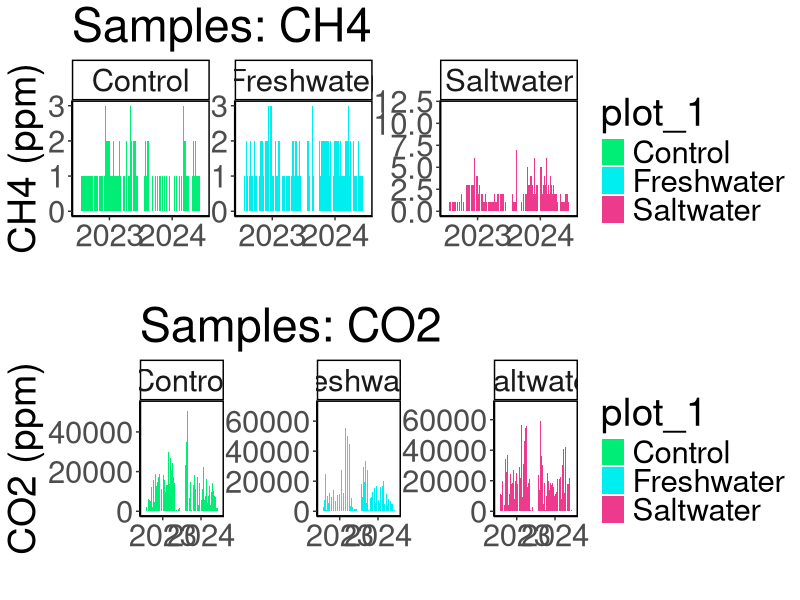
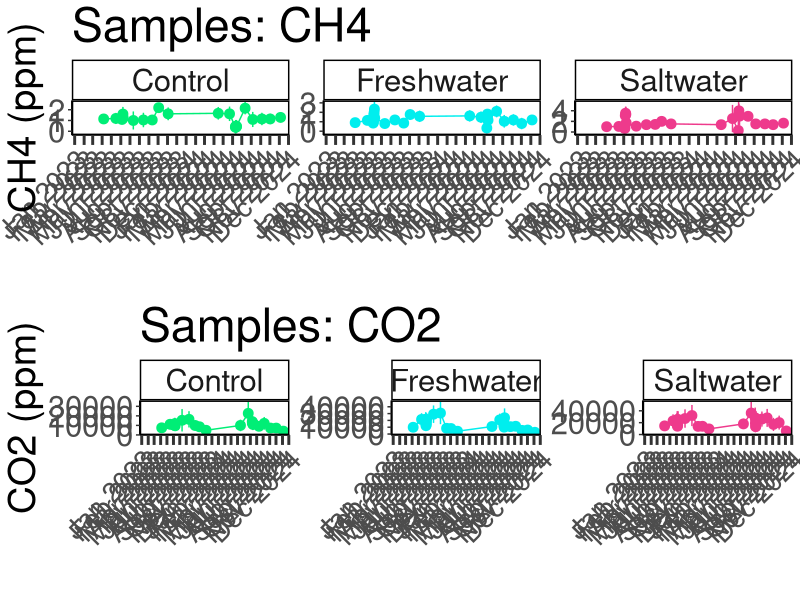
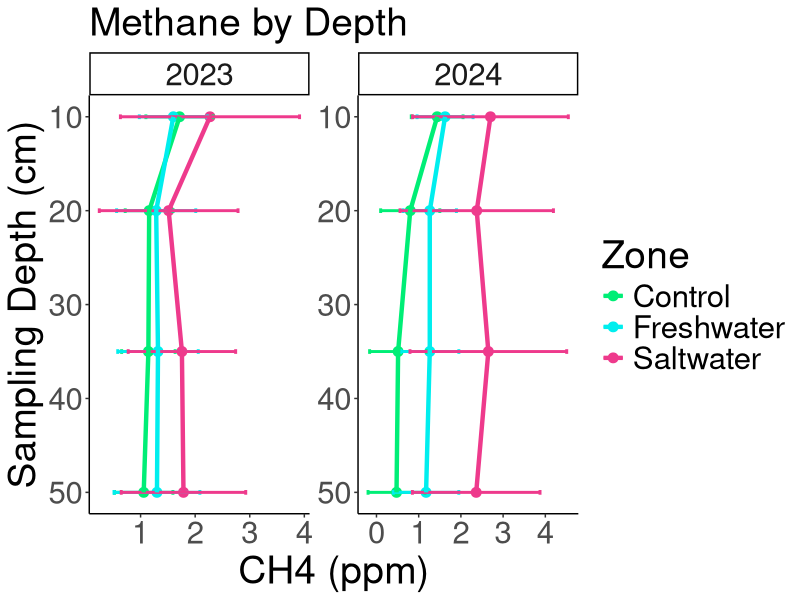
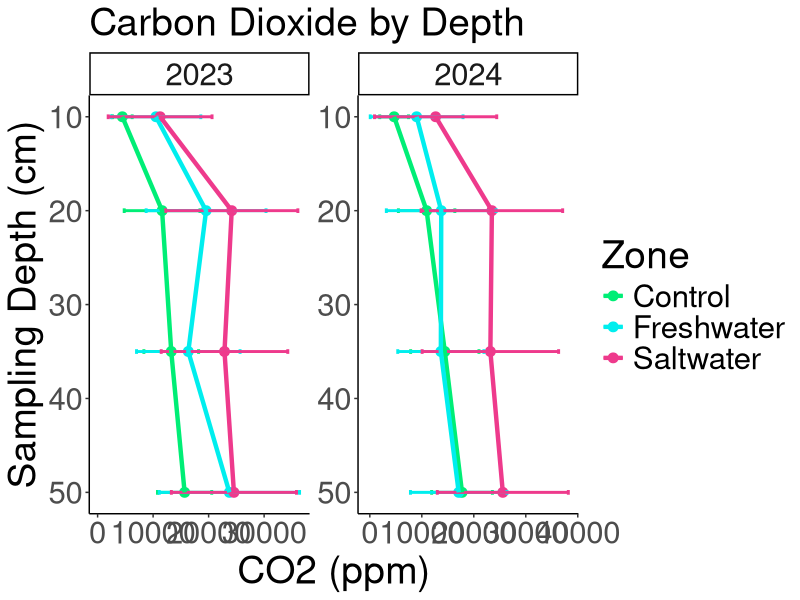
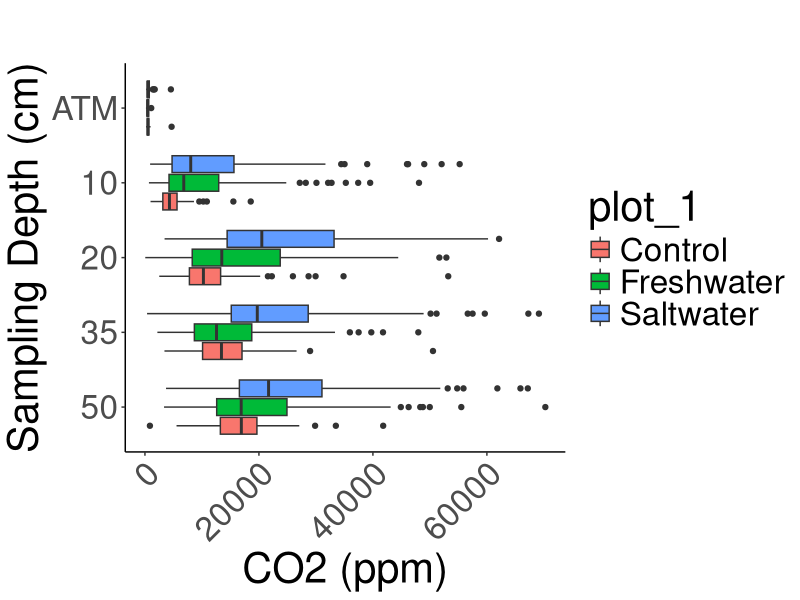
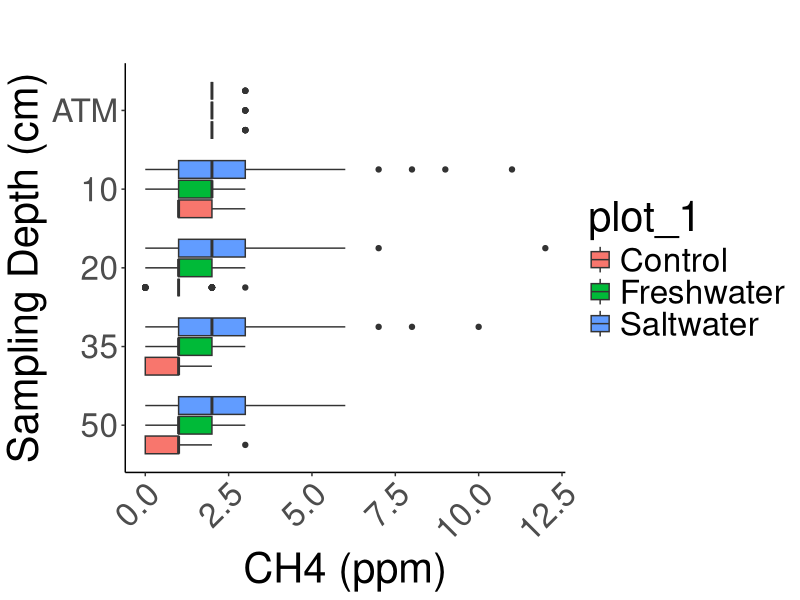
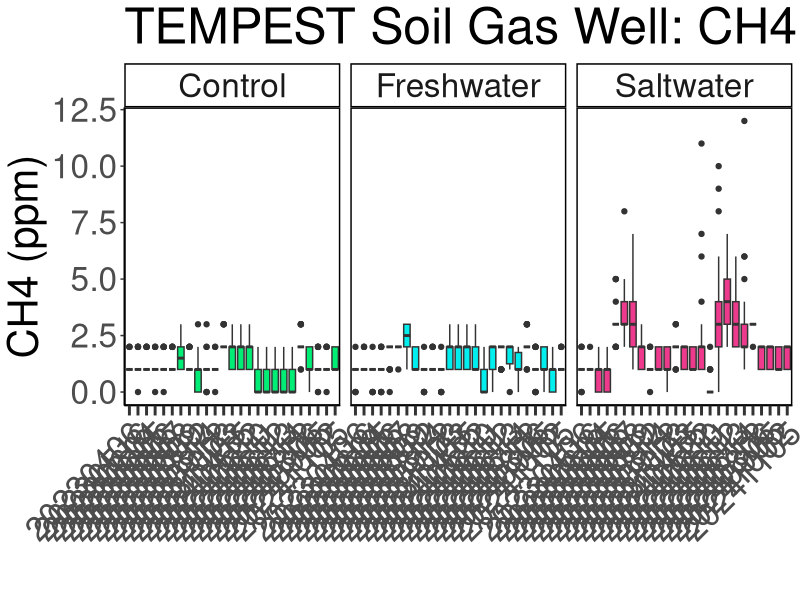
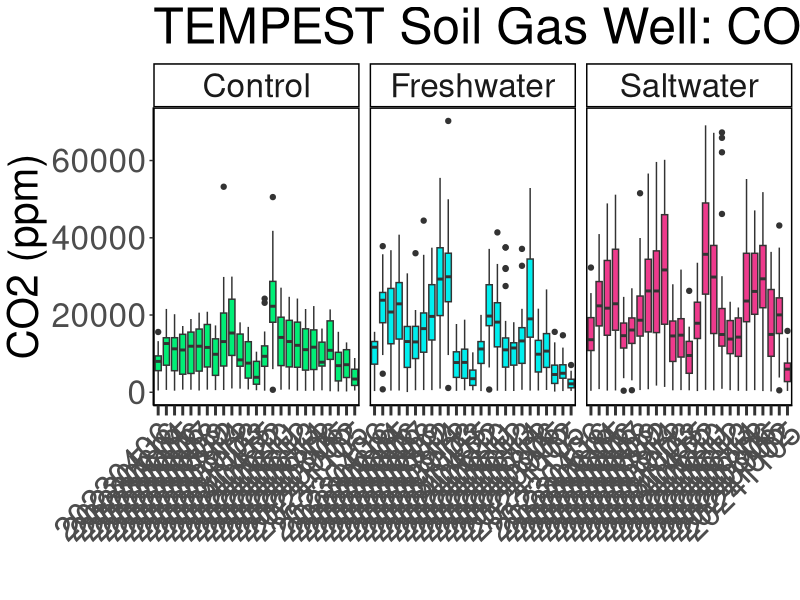

Recreate these plots in R, in order.
## ---- chunk 1
library(dplyr)
library(ggplot2)
library(ggpubr)
library(stringr)
library(readxl)
library(tidyr)
library(tibble)
library(openxlsx)
library(knitr)
## ---- chunk 2

#read in 2023 SGAS Data:
dat23 <- read.csv("TEMPEST_SGW_2023_Data/COMPASS_TEMPEST_SGAS_2023.csv", colClasses = "character")
# head(dat23)
colnames(dat23)

#read in 2024 SGAS Data:
dat24 <- read.csv("TEMPEST_SGW_2024_Data/COMPASS_TEMPEST_SGAS_2024.csv", colClasses = "character")
# head(dat24)
colnames(dat24)

all_dat <- bind_rows(dat23, dat24)

##Clean data
all_dat1 <- all_dat %>% 
  filter(is.na(qaqc_flag)) %>% #Remove samples flagged for unusually high values 
  select(-X) %>% #Select only required columns
  mutate(across(18:21, ~as.numeric(as.character(.)))) %>%
  mutate(across(where(is.numeric), round, digits = 0)) %>% #Can change this depending on what the machine output is  
  filter(Sample_Plot != "Transition") %>% ##Remove GCW TR samples
  mutate(Sample_Plot = ifelse(Sample_Plot == "Seawater", "Saltwater", Sample_Plot))

## ---- chunk 3

# #pull the column names from the all_dat1 dataframe and create a new dataframe with them 
# metadat <- data.frame(Column_Names = colnames(all_dat1))
# metadat
# 
# metadat$Description <- ""
# metadat$Units <- ""
# metadat$Instrument_ifapplicable <- ""
# 
# #add information about each line: 
# 
# metadat$Description <- c("Project name", 
#                          "Region samples originated from: CB = Chesapeake Bay",
#                          "Sample identifier used in laboratory and field", 
#                          "Year (YYYY) of sample collection", 
#                          "Month (#) of sample collection",
#                          "Day (#) of sample collection",
#                          "Time (HH:MM) of sample collection",
#                          "Time Zone of sample collection",
#                          "Name of sampling transect location (GCW, SWH, MSM, GWI), see dataset locations for coordinates", 
#                          "Zone within space-for-time transect (UP=Upland, SWAMP=Swamp, TR=Transition, WC=Wetland Control, SW=Surface Water)",
#                          "Lysimeter or sample replicate id (A-C)", 
#                          "Depth in centimeters from which water sample was taken", 
#                          "Sulfate concentration in ppm", 
#                          "Sulfate concentration in ppm", 
#                          "Sulfate concentration flag base on standard curve (bdl=below detection limit (0), adl=above detection limit (highest   
#                          standard), Within_Range=within detection range)", 
#                          "Sulfate QAQC Flags generated during checks of standards, blanks, dups, and spks",
#                          "Chloride concentration in ppm", 
#                          "Chloride concentration in ppm", 
#                          "Chloride concentration flag base on standard curve (bdl=below detection limit (0), adl=above detection limit (highest   
#                          standard), Within_Range=within detection range)", 
#                          "Chloride QAQC Flags generated during checks of standards, blanks, dups, and spks", 
#                          "Salinity calculated using the Knudsen equation: Salinity=((1.807*(Chloride ppm)+0.026)/1000", 
#                          "The date that samples were run on the Dionex IC", 
#                          "Any notes generated during QAQC", 
#                          "Notes generated during field sample collection")
# 
# metadat$Units <-       c("NA", 
#                          "NA",
#                          "NA", 
#                          "NA",
#                          "NA",
#                          "NA", 
#                          "NA",
#                          "NA", 
#                          "NA", 
#                          "NA",
#                          "NA", 
#                          "cm",
#                          "ppm", 
#                          "ppm", 
#                          "NA", 
#                          "NA", 
#                          "ppm", 
#                          "ppm", 
#                          "NA", 
#                          "NA", 
#                          "ppt", 
#                          "NA", 
#                          "NA",
#                          "NA")
# 
# metadat$Instrument_ifapplicable <-  
#   
#                        c("NA", 
#                          "NA",
#                          "NA", 
#                          "NA",
#                          "NA",
#                          "NA", 
#                          "NA",
#                          "NA", 
#                          "NA", 
#                          "NA",
#                          "NA", 
#                          "NA",
#                          "Dionex Integrion HPIC (Thermo Fisher)", 
#                          "Dionex Integrion HPIC (Thermo Fisher)", 
#                          "NA", 
#                          "NA", 
#                          "Dionex Integrion HPIC (Thermo Fisher)", 
#                          "Dionex Integrion HPIC (Thermo Fisher)", 
#                          "NA", 
#                          "NA", 
#                          "NA", 
#                          "NA", 
#                          "NA",
#                          "NA")


## ---- chunk 4

#write out a csv of all the data to the main folder: 
write.csv(all_dat1, "COMPASS_TEMPEST_SGAS_AllData.csv", row.names = FALSE)


# #write out a csv of the metadata associated with the data: 
# write.csv(metadat, "COMPASS_TEMPEST_SGAS_Metadata.csv")

## ---- chunk 5

data_plotting <- all_dat1 %>% 
  mutate(plot_1 = factor(Sample_Plot, levels = c("Control", "Freshwater", "Saltwater")))

#Plot data and change colors based on Zone:
viz_ch4_plot <- ggplot(data_plotting, aes(x = as.character(Sample_Year), y = CH4_Conc_ppm_dilcorr, fill = plot_1)) +
  geom_bar(stat = "identity", position = position_dodge2(preserve = "total")) +
  facet_wrap( ~ plot_1, scales="free", nrow = 1) +
  scale_fill_manual(values = c(
    "Control" = "springgreen2",
    "Freshwater" = "cyan2",
    "Saltwater" = "violetred2"
  )) +
  theme_classic() +
  labs(x = " ", y = "CH4 (ppm)", title = "Samples: CH4") +
  theme(
    panel.spacing = unit(.05, "lines"), 
    panel.border = element_rect(color = "black", fill = NA, linewidth = 1)) + 
  theme(text = element_text(size = 28))

# viz_ch4_plot


viz_co2_plot <-  ggplot(data_plotting, aes(x = as.character(Sample_Year), y = CO2_Conc_ppm_dilcorr, fill = plot_1)) +
  geom_bar(stat = "identity", position = position_dodge2(preserve = "total")) +
  facet_wrap( ~ plot_1, scales="free", nrow = 1) +
  scale_fill_manual(values = c(
    "Control" = "springgreen2",
    "Freshwater" = "cyan2",
    "Saltwater" = "violetred2"
  )) +
  theme_classic() +
  labs(x = " ", y = "CO2 (ppm)", title = "Samples: CO2") +
  theme(
    panel.spacing = unit(.05, "lines"), 
    panel.border = element_rect(color = "black", fill = NA, linewidth = 1))+ 
  theme(text = element_text(size = 28))

# viz_co2_plot

ggarrange(viz_ch4_plot, viz_co2_plot, nrow=2, ncol=1)


## ---- chunk 6

##Make Date Column
data_plotting$Date <- as.Date(paste(data_plotting$Sample_Year, data_plotting$Sample_Month, data_plotting$Sample_Day, sep = "-"), format = "%Y-%B-%d")

##Summarize SGAS by Date, Site, and Zone
SGAS_avg <- data_plotting %>%
  group_by(Date, plot_1) %>%
   dplyr::summarize(mean_ch4 = mean(CH4_Conc_ppm_dilcorr, na.rm=TRUE), 
            sd_ch4 = sd(CH4_Conc_ppm_dilcorr, na.rm=TRUE), 
            mean_co2 = mean(CO2_Conc_ppm_dilcorr, na.rm=TRUE), 
            sd_co2 = sd(CO2_Conc_ppm_dilcorr, na.rm=TRUE))

# Define the specific date breaks you want to display
# specific_breaks <- as.Date(c("2023-01-01", "2024-01-01", "2025-01-01"))

viz_ch4_plot_avgs <- ggplot(SGAS_avg, aes(x = Date, y = mean_ch4, color = plot_1)) +
  geom_point(size = 3) + 
  geom_errorbar(aes(ymin = mean_ch4 - sd_ch4, ymax = mean_ch4 + sd_ch4), width = 0.2) + 
  geom_line() + 
  facet_wrap( ~ plot_1, scales="free_y", nrow = 1) +
  scale_color_manual(values = c(
    "Control" = "springgreen2",
    "Freshwater" = "cyan2",
    "Saltwater" = "violetred2"
  )) +
  theme_classic() +
  labs(x = " ", y = "CH4 (ppm)", title = "Samples: CH4") +
  theme(
    panel.spacing = unit(0.5, "lines"), 
    panel.border = element_rect(color = "black", fill = NA, linewidth = 1)) +
  # theme(axis.text.x = element_text(angle = 90, hjust = 0.5))+ 
  theme(text = element_text(size = 28))+
  scale_x_date(date_breaks = "1 month", date_labels = "%b %Y", expand = expansion(mult = c(0.18, 0.05)))+
  theme(axis.ticks.x = element_line(linewidth = 1))+
  theme(axis.ticks.length.x = unit(0.25, "cm")) + 
  theme(axis.text.x = element_text(angle = 45, hjust = 1))+ 
  theme(legend.position = "none")+ 
  theme(axis.text.x = element_text(size = 20))

# viz_ch4_plot_avgs


viz_co2_plot_avgs <- ggplot(SGAS_avg, aes(x = Date, y = mean_co2, color = plot_1)) +
  geom_point(size = 3) + 
  geom_errorbar(aes(ymin = mean_co2 - sd_co2, ymax = mean_co2 + sd_co2), width = 0.2) + 
  geom_line() + 
  facet_wrap( ~ plot_1, scales="free_y", nrow = 1) +
  scale_color_manual(values = c(
    "Control" = "springgreen2",
    "Freshwater" = "cyan2",
    "Saltwater" = "violetred2"
  )) +
  theme_classic() +
  labs(x = " ", y = "CO2 (ppm)", title = "Samples: CO2") +
  theme(
    panel.spacing = unit(0.5, "lines"), 
    panel.border = element_rect(color = "black", fill = NA, linewidth = 1)) +
  # theme(axis.text.x = element_text(angle = 90, hjust = 0.5))+ 
  theme(text = element_text(size = 28))+
  scale_x_date(date_breaks = "1 month", date_labels = "%b %Y", expand = expansion(mult = c(0.18, 0.05)))+
  theme(axis.ticks.x = element_line(linewidth = 1))+
  theme(axis.ticks.length.x = unit(0.25, "cm")) + 
  theme(axis.text.x = element_text(angle = 45, hjust = 1))+ 
  theme(legend.position = "none")+ 
  theme(axis.text.x = element_text(size = 20))

# viz_co2_plot_avgs

ggarrange(viz_ch4_plot_avgs, viz_co2_plot_avgs, nrow=2, ncol=1)

## ---- chunk 7

##Remove SW and calculate average and sd for each depth
SGAS_avg_depth <- data_plotting %>%
  group_by(plot_1, Sample_Depth, Sample_Year) %>%
   dplyr::summarize(mean_ch4 = mean(CH4_Conc_ppm_dilcorr, na.rm=TRUE), 
            sd_ch4 = sd(CH4_Conc_ppm_dilcorr, na.rm=TRUE), 
            mean_co2 = mean(CO2_Conc_ppm_dilcorr, na.rm=TRUE), 
            sd_co2 = sd(CO2_Conc_ppm_dilcorr, na.rm=TRUE))

viz_ch4_plot_depth <- ggplot(SGAS_avg_depth, aes(x = as.numeric(Sample_Depth), y = mean_ch4, color = plot_1)) +
  geom_point(size = 3) + 
  geom_errorbar(aes(ymin = mean_ch4 - sd_ch4, ymax = mean_ch4 + sd_ch4), width = 0.5, size = 1) + 
  geom_line(size = 1.5) + 
  facet_wrap( ~ Sample_Year, scales="free", nrow = 1) + 
  scale_color_manual(values = c(
    "Control" = "springgreen2",
    "Freshwater" = "cyan2",
    "Saltwater" = "violetred2"
  )) +
  theme_classic() +
  labs(x = "Sampling Depth (cm)", y = "CH4 (ppm)", title = "Methane by Depth") +
  theme(text = element_text(size = 28)) + 
  theme(plot.title = element_text(size = 28)) + 
  coord_flip() + 
  scale_x_continuous(trans = "reverse") + 
  labs(color = "Zone") 

viz_ch4_plot_depth

viz_co2_plot_depth <- ggplot(SGAS_avg_depth, aes(x = as.numeric(Sample_Depth), y = mean_co2, color = plot_1)) +
  geom_point(size = 3) + 
  geom_errorbar(aes(ymin = mean_co2 - sd_co2, ymax = mean_co2 + sd_co2), width = 0.5, size = 1) + 
  geom_line(size = 1.5) + 
  facet_wrap( ~ Sample_Year, scales="free", nrow = 1) + 
  scale_color_manual(values = c(
    "Control" = "springgreen2",
    "Freshwater" = "cyan2",
    "Saltwater" = "violetred2"
  )) +
  theme_classic() +
  labs(x = "Sampling Depth (cm)", y = "CO2 (ppm)", title = "Carbon Dioxide by Depth") +
  theme(text = element_text(size = 28)) + 
  theme(plot.title = element_text(size = 28)) + 
  coord_flip() + 
  scale_x_continuous(trans = "reverse") + 
  labs(color = "Zone") 

viz_co2_plot_depth

## ---- chunk 8

##Remove SW
data_plotting_depth <- data_plotting %>%
  mutate(Sample_Depth = factor(Sample_Depth, levels = c("50", "35", "20", "10", "ATM")))


#Plot data and change colors based on Zone:
viz_co2_depth <-  ggplot(data_plotting_depth, aes(x = Sample_Depth, y = CO2_Conc_ppm_dilcorr, fill = plot_1)) +
  geom_boxplot() +
  # facet_wrap( ~ plot_1, scales="free", nrow = 1) +
  scale_color_manual(values = c(
    "Control" = "springgreen2",
    "Freshwater" = "cyan2",
    "Saltwater" = "violetred2"
  )) +
  theme_classic() +
  labs(x = "Sampling Depth (cm)", y = "CO2 (ppm)", title = "") + 
  theme(text = element_text(size = 30))+ 
  theme(axis.text.x = element_text(angle = 45, vjust = 1, hjust = 1))+ 
  coord_flip() 

viz_co2_depth

#Plot data and change colors based on Zone:
viz_ch4_depth <-  ggplot(data_plotting_depth, aes(x = Sample_Depth, y = CH4_Conc_ppm_dilcorr, fill = plot_1)) +
  geom_boxplot() +
  # facet_wrap( ~ plot_1, scales="free", nrow = 1) +
  scale_color_manual(values = c(
    "Control" = "springgreen2",
    "Freshwater" = "cyan2",
    "Saltwater" = "violetred2"
  )) +
  theme_classic() +
  labs(x = "Sampling Depth (cm)", y = "CH4 (ppm)", title = "") + 
  theme(text = element_text(size = 30))+ 
  theme(axis.text.x = element_text(angle = 45, vjust = 1, hjust = 1))+ 
  coord_flip() 

viz_ch4_depth

## ---- chunk 9

data_plotting <- data_plotting %>% 
  mutate(Date_boxplot = gsub("-", "", Date))

##Summarize CO2 and CH4 by Date, Site, and Zone
viz_ch4_boxplot <- ggplot(data_plotting, aes(x = Date_boxplot, y = CH4_Conc_ppm_dilcorr, fill = plot_1)) +
  geom_boxplot() + 
  facet_grid( ~ plot_1, scales = "free_x") +
  scale_x_discrete(drop = TRUE) +
  scale_fill_manual(values = c(
    "Control" = "springgreen2",
    "Freshwater" = "cyan2",
    "Saltwater" = "violetred2"
  ), labels = c("Control", "Freshwater", "Saltwater")) + 
  theme_classic() +
  labs(x = " ", y = "CH4 (ppm)", title = "TEMPEST Soil Gas Well: CH4") +
  theme(
    panel.spacing = unit(0.5, "lines"), 
    panel.border = element_rect(color = "black", fill = NA, linewidth = 1)) +
  theme(axis.text.x = element_text(angle = 45, vjust = 1, hjust = 1))+ 
  theme(text = element_text(size = 30))+
  theme(axis.ticks.x = element_line(linewidth = 1))+
  theme(axis.ticks.length.x = unit(0.25, "cm"))+ 
  #scale_x_discrete(labels = c("Upland", "Swamp", "Transition", "Wetland", "Surface Water"))+ 
  theme(legend.position = "none")

viz_ch4_boxplot


viz_co2_boxplot <- ggplot(data_plotting, aes(x = Date_boxplot, y = CO2_Conc_ppm_dilcorr, fill = plot_1)) +
  geom_boxplot() +
  facet_grid( ~ plot_1, scales = "free_x") +
  scale_x_discrete(drop = TRUE) +
  scale_fill_manual(values = c(
    "Control" = "springgreen2",
    "Freshwater" = "cyan2",
    "Saltwater" = "violetred2"
  ), labels = c("Control", "Freshwater", "Saltwater")) + 
  theme_classic() +
  labs(x = " ", y = "CO2 (ppm)", title = "TEMPEST Soil Gas Well: CO2") +
  theme(
    panel.spacing = unit(0.5, "lines"), 
    panel.border = element_rect(color = "black", fill = NA, linewidth = 1)) +
  theme(axis.text.x = element_text(angle = 45, vjust = 1, hjust = 1))+ 
  theme(text = element_text(size = 30))+
  theme(axis.ticks.x = element_line(linewidth = 1))+
  theme(axis.ticks.length.x = unit(0.25, "cm"))+ 
  #scale_x_discrete(labels = c("Upland", "Swamp", "Transition", "Wetland", "Surface Water"))+ 
  theme(legend.position = "none")

viz_co2_boxplot

# ggarrange(viz_CH4_boxplot, viz_CO2_boxplot, nrow=2, ncol=1)

# Save as a PNG
png("COMPASS_TEMPEST_CH4_alldata.png", width = 2000, height = 1200, res = 100) 
print(viz_ch4_boxplot)  # For ggplot objects, use print()
dev.off() 

# Save as a PNG
png("COMPASS_TEMPEST_CO2_alldata.png", width = 2000, height = 1200, res = 100) 
print(viz_co2_boxplot)  # For ggplot objects, use print()
dev.off() 

## ---- chunk 10
# It would also be great to add to our collation codes a summary chunk that will calculate value ranges, means, and standard deviations (and errors) for each site, zone, depth for each year; also for each site zone, depth overall; and for each site and zone overall so that we have some easy access to metrics. Was just thinking this might be helpful today when re-collating the DIC data.

colnames(all_dat1)

##Metrics for each site, zone, depth for each year
summary_by_year <- all_dat1 %>%
  group_by(Sample_Year, Sample_Plot, Sample_Depth) %>%
   reframe(
     min_CH4_ppm = min(CH4_Conc_ppm_dilcorr, na.rm=TRUE),
     max_CH4_ppm = max(CH4_Conc_ppm_dilcorr, na.rm=TRUE), 
     mean_CH4_ppm = mean(CH4_Conc_ppm_dilcorr, na.rm=TRUE), 
     sd_CH4_ppm = sd(CH4_Conc_ppm_dilcorr, na.rm=TRUE), 

     min_CO2_ppm = min(CO2_Conc_ppm_dilcorr, na.rm=TRUE),
     max_CO2_ppm = max(CO2_Conc_ppm_dilcorr, na.rm=TRUE), 
     mean_CO2_ppm = mean(CO2_Conc_ppm_dilcorr, na.rm=TRUE), 
     sd_CO2_ppm = sd(CO2_Conc_ppm_dilcorr, na.rm=TRUE)) %>%
  mutate(across(where(is.numeric), round, digits = 0)) 

##Metrics for each site, zone, depth for all years
summary_all_years <- all_dat1 %>%
  group_by(Sample_Plot, Sample_Depth) %>%
   reframe(
     min_CH4_ppm = min(CH4_Conc_ppm_dilcorr, na.rm=TRUE),
     max_CH4_ppm = max(CH4_Conc_ppm_dilcorr, na.rm=TRUE), 
     mean_CH4_ppm = mean(CH4_Conc_ppm_dilcorr, na.rm=TRUE), 
     sd_CH4_ppm = sd(CH4_Conc_ppm_dilcorr, na.rm=TRUE), 

     min_CO2_ppm = min(CO2_Conc_ppm_dilcorr, na.rm=TRUE),
     max_CO2_ppm = max(CO2_Conc_ppm_dilcorr, na.rm=TRUE), 
     mean_CO2_ppm = mean(CO2_Conc_ppm_dilcorr, na.rm=TRUE), 
     sd_CO2_ppm = sd(CO2_Conc_ppm_dilcorr, na.rm=TRUE)) %>%
  mutate(across(where(is.numeric), round, digits = 0)) 

##Metrics for each site and zone for all depths and years
summary_all_depths_years <- all_dat1 %>%
  group_by(Sample_Plot) %>%
    reframe(
     min_CH4_ppm = min(CH4_Conc_ppm_dilcorr, na.rm=TRUE),
     max_CH4_ppm = max(CH4_Conc_ppm_dilcorr, na.rm=TRUE), 
     mean_CH4_ppm = mean(CH4_Conc_ppm_dilcorr, na.rm=TRUE), 
     sd_CH4_ppm = sd(CH4_Conc_ppm_dilcorr, na.rm=TRUE), 

     min_CO2_ppm = min(CO2_Conc_ppm_dilcorr, na.rm=TRUE),
     max_CO2_ppm = max(CO2_Conc_ppm_dilcorr, na.rm=TRUE), 
     mean_CO2_ppm = mean(CO2_Conc_ppm_dilcorr, na.rm=TRUE), 
     sd_CO2_ppm = sd(CO2_Conc_ppm_dilcorr, na.rm=TRUE)) %>%
  mutate(across(where(is.numeric), round, digits = 0)) 

## ---- chunk 11
#  I am thinking it might be cool to add to our Soil Gas Well collation files a table at the end that has total number of samples then also some info about # of samples per zone, site, depth etc.

##Metrics for each year
sample_numbers_years <- all_dat1 %>%
  group_by(Sample_Year) %>%
   reframe(
     Number_of_samples = n())

##Metrics for each site, zone, depth for all years
sample_numbers <- all_dat1 %>%
  group_by(Sample_Plot, Sample_Depth) %>%
   reframe(
     Number_of_samples = n())
     

## ---- chunk 12

library(kableExtra)

kable(
  summary_all_depths_years[, c("Sample_Plot", "min_CH4_ppm",	"max_CH4_ppm",	"mean_CH4_ppm", "min_CO2_ppm",	"max_CO2_ppm",	"mean_CO2_ppm")],  
  format = "latex",
  booktabs = TRUE,
  caption = "Summary Statistics"
) %>%
  kable_styling(
    latex_options = c("hold_position", "striped", "scale_down"),
    font_size = 12
  ) %>%
  row_spec(0, bold = TRUE) %>%   # header
  column_spec(1, bold = TRUE)


## ---- chunk 13

kable(
  sample_numbers_years[, c("Sample_Year", "Number_of_samples")],  
  format = "latex",
  booktabs = TRUE,
  caption = paste0("Total Samples: ", nrow(all_dat1))
) %>%
  kable_styling(
    latex_options = c("hold_position", "striped", "scale_down"),
    font_size = 12
  ) %>%
  row_spec(0, bold = TRUE) %>%   # header
  column_spec(1, bold = TRUE)

## ---- chunk 14
##Remove SW samples
sample_numbers_pw <- sample_numbers

##Number of Samples Plots
sample_num_barplot <- ggplot(sample_numbers_pw, aes(x = as.character(Sample_Depth), y = Number_of_samples, fill = Sample_Plot)) +
  geom_col(position = "dodge", color = "black", width = 0.75) + # 'color' adds a border to the bars
  scale_x_discrete(drop = TRUE) +
  scale_fill_manual(values = c(
    "Control" = "springgreen2",
    "Freshwater" = "cyan2",
    "Saltwater" = "violetred2"
  )) + 
  theme_classic() +
  labs(x = "Depth (cm)", y = "Number of Samples", title = "TEMPEST SGAS Sample Numbers") +
  theme(
    panel.spacing = unit(0.5, "lines"),
    panel.border = element_rect(color = "black", fill = NA, linewidth = 1)) +
  theme(axis.text.x = element_text(angle = 45, vjust = 1, hjust = 1))+
  theme(text = element_text(size = 30))+
  theme(axis.ticks.x = element_line(linewidth = 1))+
  theme(axis.ticks.length.x = unit(0.25, "cm"))

sample_num_barplot
## ---- chunk 15

#write out a csv of all the data to the main folder: 
write.csv(summary_by_year, "COMPASS_TEMPEST_PW_SGAS_Summarized_By_Year.csv")


#write out a csv of the metadata associated with the data: 
write.csv(summary_all_years, "COMPASS_TEMPEST_PW_SGAS_Summarized_Years_Combined.csv")


#write out a csv of the metadata associated with the data: 
write.csv(summary_all_depths_years, "COMPASS_TEMPEST_PW_SGAS_Summarized_Years_and_Depths_Combined.csv")
